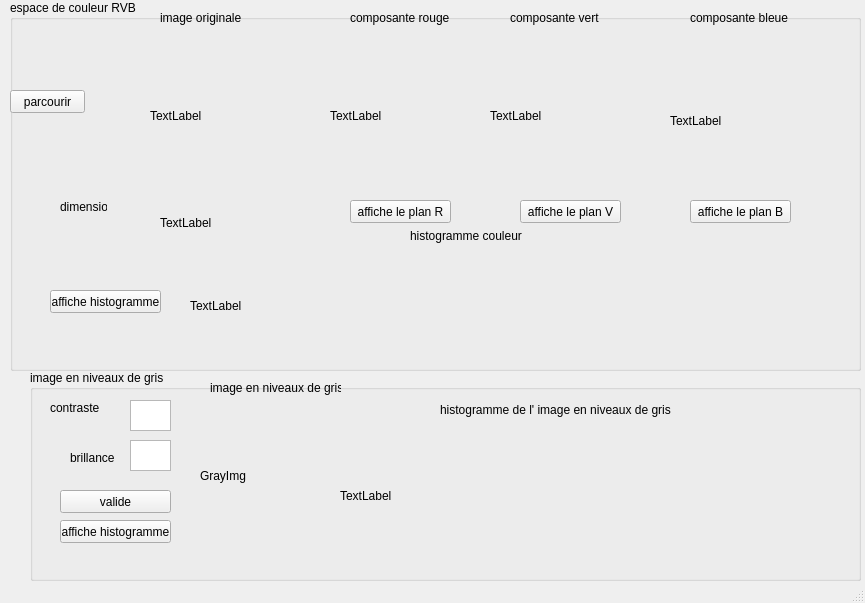
<?xml version="1.0" encoding="UTF-8"?>
<ui version="4.0">
 <class>MainWindow</class>
 <widget class="QMainWindow" name="MainWindow">
  <property name="enabled">
   <bool>true</bool>
  </property>
  <property name="geometry">
   <rect>
    <x>0</x>
    <y>0</y>
    <width>865</width>
    <height>603</height>
   </rect>
  </property>
  <property name="windowTitle">
   <string>MainWindow</string>
  </property>
  <widget class="QWidget" name="centralwidget">
   <widget class="QGroupBox" name="groupBox">
    <property name="geometry">
     <rect>
      <x>10</x>
      <y>0</y>
      <width>851</width>
      <height>371</height>
     </rect>
    </property>
    <property name="title">
     <string>espace de couleur RVB</string>
    </property>
    <widget class="QPushButton" name="BrowseBtn">
     <property name="geometry">
      <rect>
       <x>0</x>
       <y>90</y>
       <width>75</width>
       <height>23</height>
      </rect>
     </property>
     <property name="text">
      <string>parcourir</string>
     </property>
    </widget>
    <widget class="QPushButton" name="DisplayRedChan">
     <property name="geometry">
      <rect>
       <x>340</x>
       <y>200</y>
       <width>101</width>
       <height>23</height>
      </rect>
     </property>
     <property name="text">
      <string>affiche le plan R</string>
     </property>
    </widget>
    <widget class="QPushButton" name="DisplayGreenChan">
     <property name="geometry">
      <rect>
       <x>510</x>
       <y>200</y>
       <width>101</width>
       <height>23</height>
      </rect>
     </property>
     <property name="text">
      <string>affiche le plan V</string>
     </property>
    </widget>
    <widget class="QPushButton" name="DisplayBlueChan_2">
     <property name="geometry">
      <rect>
       <x>680</x>
       <y>200</y>
       <width>101</width>
       <height>23</height>
      </rect>
     </property>
     <property name="text">
      <string>affiche le plan B</string>
     </property>
    </widget>
    <widget class="QLabel" name="label">
     <property name="geometry">
      <rect>
       <x>50</x>
       <y>200</y>
       <width>47</width>
       <height>13</height>
      </rect>
     </property>
     <property name="text">
      <string>dimension</string>
     </property>
    </widget>
    <widget class="QLabel" name="OriginalImg">
     <property name="geometry">
      <rect>
       <x>140</x>
       <y>40</y>
       <width>151</width>
       <height>151</height>
      </rect>
     </property>
     <property name="text">
      <string>TextLabel</string>
     </property>
    </widget>
    <widget class="QLabel" name="Dimensions">
     <property name="geometry">
      <rect>
       <x>150</x>
       <y>192</y>
       <width>121</width>
       <height>61</height>
      </rect>
     </property>
     <property name="text">
      <string>TextLabel</string>
     </property>
    </widget>
    <widget class="QLabel" name="label_4">
     <property name="geometry">
      <rect>
       <x>150</x>
       <y>10</y>
       <width>81</width>
       <height>16</height>
      </rect>
     </property>
     <property name="text">
      <string>image originale </string>
     </property>
    </widget>
    <widget class="QLabel" name="label_5">
     <property name="geometry">
      <rect>
       <x>340</x>
       <y>10</y>
       <width>101</width>
       <height>16</height>
      </rect>
     </property>
     <property name="text">
      <string>composante rouge</string>
     </property>
    </widget>
    <widget class="QLabel" name="label_6">
     <property name="geometry">
      <rect>
       <x>680</x>
       <y>10</y>
       <width>101</width>
       <height>16</height>
      </rect>
     </property>
     <property name="text">
      <string>composante bleue</string>
     </property>
    </widget>
    <widget class="QLabel" name="label_7">
     <property name="geometry">
      <rect>
       <x>500</x>
       <y>10</y>
       <width>101</width>
       <height>16</height>
      </rect>
     </property>
     <property name="text">
      <string>composante vert</string>
     </property>
    </widget>
    <widget class="QLabel" name="RedChannel">
     <property name="geometry">
      <rect>
       <x>320</x>
       <y>40</y>
       <width>131</width>
       <height>151</height>
      </rect>
     </property>
     <property name="text">
      <string>TextLabel</string>
     </property>
    </widget>
    <widget class="QLabel" name="GreenChannel">
     <property name="geometry">
      <rect>
       <x>480</x>
       <y>40</y>
       <width>141</width>
       <height>151</height>
      </rect>
     </property>
     <property name="text">
      <string>TextLabel</string>
     </property>
    </widget>
    <widget class="QLabel" name="BlueChannel">
     <property name="geometry">
      <rect>
       <x>660</x>
       <y>50</y>
       <width>131</width>
       <height>141</height>
      </rect>
     </property>
     <property name="text">
      <string>TextLabel</string>
     </property>
    </widget>
    <widget class="QPushButton" name="DisplayColorHist">
     <property name="geometry">
      <rect>
       <x>40</x>
       <y>290</y>
       <width>111</width>
       <height>23</height>
      </rect>
     </property>
     <property name="text">
      <string>affiche histogramme</string>
     </property>
    </widget>
    <widget class="QLabel" name="label_12">
     <property name="geometry">
      <rect>
       <x>400</x>
       <y>220</y>
       <width>121</width>
       <height>31</height>
      </rect>
     </property>
     <property name="text">
      <string>histogramme couleur</string>
     </property>
    </widget>
    <widget class="QLabel" name="ColorHist">
     <property name="geometry">
      <rect>
       <x>180</x>
       <y>250</y>
       <width>621</width>
       <height>111</height>
      </rect>
     </property>
     <property name="text">
      <string>TextLabel</string>
     </property>
    </widget>
   </widget>
   <widget class="QGroupBox" name="groupBox_2">
    <property name="geometry">
     <rect>
      <x>30</x>
      <y>370</y>
      <width>831</width>
      <height>211</height>
     </rect>
    </property>
    <property name="title">
     <string>image en niveaux de gris</string>
    </property>
    <widget class="QTextEdit" name="Contrast">
     <property name="geometry">
      <rect>
       <x>100</x>
       <y>30</y>
       <width>41</width>
       <height>31</height>
      </rect>
     </property>
    </widget>
    <widget class="QTextEdit" name="Brightness">
     <property name="geometry">
      <rect>
       <x>100</x>
       <y>70</y>
       <width>41</width>
       <height>31</height>
      </rect>
     </property>
    </widget>
    <widget class="QLabel" name="label_14">
     <property name="geometry">
      <rect>
       <x>40</x>
       <y>80</y>
       <width>81</width>
       <height>16</height>
      </rect>
     </property>
     <property name="text">
      <string>brillance</string>
     </property>
    </widget>
    <widget class="QLabel" name="label_15">
     <property name="geometry">
      <rect>
       <x>20</x>
       <y>30</y>
       <width>81</width>
       <height>16</height>
      </rect>
     </property>
     <property name="text">
      <string>contraste </string>
     </property>
    </widget>
    <widget class="QPushButton" name="DisplayGrayImg">
     <property name="geometry">
      <rect>
       <x>30</x>
       <y>120</y>
       <width>111</width>
       <height>23</height>
      </rect>
     </property>
     <property name="text">
      <string>valide</string>
     </property>
    </widget>
    <widget class="QPushButton" name="DisplayGrayHist">
     <property name="geometry">
      <rect>
       <x>30</x>
       <y>150</y>
       <width>111</width>
       <height>23</height>
      </rect>
     </property>
     <property name="text">
      <string>affiche histogramme</string>
     </property>
    </widget>
    <widget class="QLabel" name="GrayHist">
     <property name="geometry">
      <rect>
       <x>310</x>
       <y>70</y>
       <width>491</width>
       <height>111</height>
      </rect>
     </property>
     <property name="text">
      <string>TextLabel</string>
     </property>
    </widget>
    <widget class="QLabel" name="label_18">
     <property name="geometry">
      <rect>
       <x>180</x>
       <y>10</y>
       <width>131</width>
       <height>16</height>
      </rect>
     </property>
     <property name="text">
      <string>image en niveaux de gris</string>
     </property>
    </widget>
    <widget class="QLabel" name="label_19">
     <property name="geometry">
      <rect>
       <x>410</x>
       <y>30</y>
       <width>261</width>
       <height>20</height>
      </rect>
     </property>
     <property name="text">
      <string>histogramme de l' image en niveaux de gris</string>
     </property>
    </widget>
    <widget class="QLabel" name="GrayImg">
     <property name="geometry">
      <rect>
       <x>170</x>
       <y>40</y>
       <width>121</width>
       <height>131</height>
      </rect>
     </property>
     <property name="text">
      <string>GrayImg</string>
     </property>
    </widget>
   </widget>
  </widget>
  <widget class="QMenuBar" name="menubar">
   <property name="geometry">
    <rect>
     <x>0</x>
     <y>0</y>
     <width>865</width>
     <height>21</height>
    </rect>
   </property>
  </widget>
  <widget class="QStatusBar" name="statusbar"/>
 </widget>
 <resources/>
 <connections/>
</ui>
